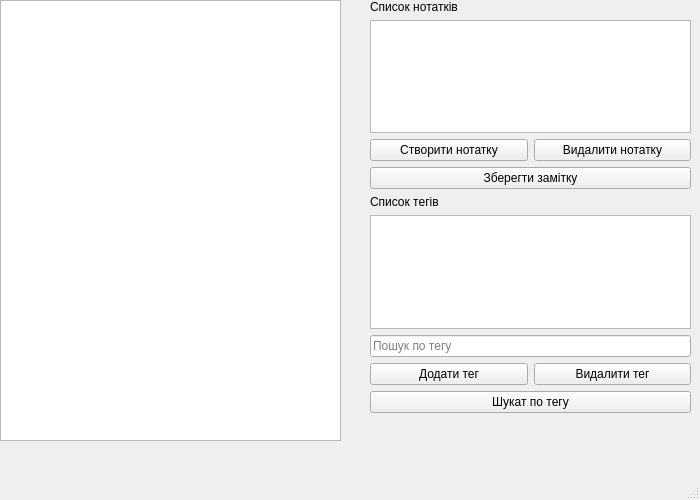
<?xml version="1.0" encoding="UTF-8"?>
<ui version="4.0">
 <class>MainWindow</class>
 <widget class="QMainWindow" name="MainWindow">
  <property name="geometry">
   <rect>
    <x>0</x>
    <y>0</y>
    <width>700</width>
    <height>500</height>
   </rect>
  </property>
  <property name="windowTitle">
   <string>MainWindow</string>
  </property>
  <widget class="QWidget" name="centralwidget">
   <widget class="QTextEdit" name="textEdit">
    <property name="geometry">
     <rect>
      <x>0</x>
      <y>0</y>
      <width>341</width>
      <height>441</height>
     </rect>
    </property>
   </widget>
   <widget class="QWidget" name="verticalLayoutWidget">
    <property name="geometry">
     <rect>
      <x>370</x>
      <y>0</y>
      <width>321</width>
      <height>413</height>
     </rect>
    </property>
    <layout class="QVBoxLayout" name="verticalLayout">
     <item>
      <widget class="QLabel" name="label">
       <property name="text">
        <string>Список нотатків</string>
       </property>
      </widget>
     </item>
     <item>
      <widget class="QListWidget" name="notes_list"/>
     </item>
     <item>
      <layout class="QHBoxLayout" name="horizontalLayout">
       <item>
        <widget class="QPushButton" name="btn_create_note">
         <property name="text">
          <string>Створити нотатку</string>
         </property>
        </widget>
       </item>
       <item>
        <widget class="QPushButton" name="btn_delette_note">
         <property name="text">
          <string>Видалити нотатку</string>
         </property>
        </widget>
       </item>
      </layout>
     </item>
     <item>
      <widget class="QPushButton" name="pushButton">
       <property name="text">
        <string>Зберегти замітку</string>
       </property>
      </widget>
     </item>
     <item>
      <widget class="QLabel" name="label_2">
       <property name="text">
        <string>Список тегів</string>
       </property>
      </widget>
     </item>
     <item>
      <widget class="QListWidget" name="listWidget"/>
     </item>
     <item>
      <widget class="QLineEdit" name="tag_search">
       <property name="placeholderText">
        <string extracomment="Пошук по тегу">Пошук по тегу</string>
       </property>
      </widget>
     </item>
     <item>
      <layout class="QHBoxLayout" name="horizontalLayout_2">
       <item>
        <widget class="QPushButton" name="btn_add_tag">
         <property name="text">
          <string>Додати тег</string>
         </property>
        </widget>
       </item>
       <item>
        <widget class="QPushButton" name="btn_delete_tag">
         <property name="text">
          <string>Видалити тег</string>
         </property>
        </widget>
       </item>
      </layout>
     </item>
     <item>
      <widget class="QPushButton" name="btn_search_tag">
       <property name="text">
        <string>Шукат по тегу</string>
       </property>
      </widget>
     </item>
    </layout>
   </widget>
  </widget>
  <widget class="QMenuBar" name="menubar">
   <property name="geometry">
    <rect>
     <x>0</x>
     <y>0</y>
     <width>700</width>
     <height>26</height>
    </rect>
   </property>
  </widget>
  <widget class="QStatusBar" name="statusbar"/>
 </widget>
 <resources/>
 <connections/>
</ui>
